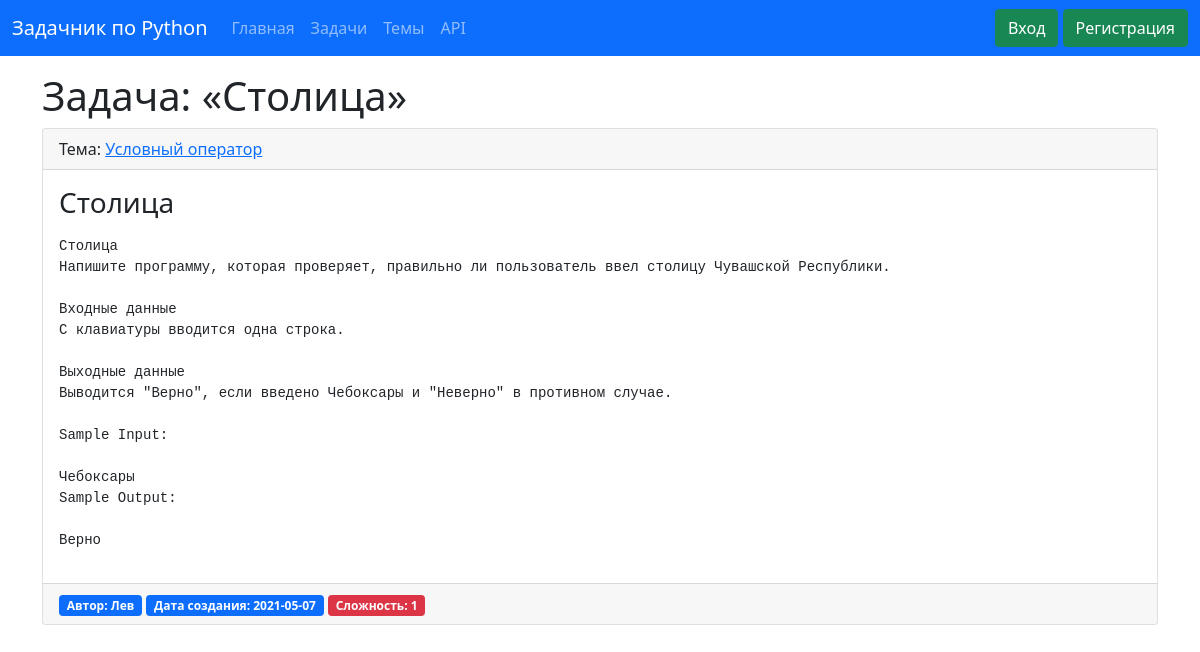
The app's page /tasks/1 with its own data.
### data/tasks.py (models this page shows, shortened)
class Task(SqlAlchemyBase, SerializerMixin):
    __tablename__ = 'tasks'
    id = sqlalchemy.Column(sqlalchemy.Integer, primary_key=True, autoincrement=True)
    title = sqlalchemy.Column(sqlalchemy.String, index=True, nullable=True)
    content = sqlalchemy.Column(sqlalchemy.String, nullable=True)
    subject = sqlalchemy.Column(sqlalchemy.String, default='Без темы')
    created_date = sqlalchemy.Column(sqlalchemy.Date, default=datetime.date.today)
    rating = sqlalchemy.Column(sqlalchemy.Integer)
    user_id = sqlalchemy.Column(sqlalchemy.Integer, sqlalchemy.ForeignKey("users.id"))
    user = orm.relation('User', back_populates='task')
    solve = orm.relation('Solve', cascade="all, delete")

### data/users.py (models this page shows, shortened)
class User(SqlAlchemyBase, UserMixin, SerializerMixin):
    __tablename__ = 'users'
    id = sqlalchemy.Column(sqlalchemy.Integer, primary_key=True, autoincrement=True)
    name = sqlalchemy.Column(sqlalchemy.String, index=True, nullable=True)
    role = sqlalchemy.Column(sqlalchemy.String, default='user')
    email = sqlalchemy.Column(sqlalchemy.String, index=True, unique=True, nullable=True)
    hashed_password = sqlalchemy.Column(sqlalchemy.String, nullable=True)
    created_date = sqlalchemy.Column(sqlalchemy.DateTime, default=datetime.date.today)
    task = orm.relation("Task", back_populates='user')
    solve = orm.relation("Solve", cascade="all, delete")

### main.py (the view)
@app.route('/tasks/<int:id>', methods=['GET', 'POST'])
def view_task(id):
    session = db_session.create_session()
    result = session.query(Task).filter(Task.id == id).first()
    return render_template('view_page.html', title=f'Задача «{result.title}»', task=result)

### data/db_session.py (called while the page is built)
def create_session() -> Session:
    global __factory
    return __factory()

### templates/view_page.html (shortened to what this page needs)
{% extends "base_template.html" %}
{% block main %}
<h1>Задача: «{{ task.title }}»</h1>
<div class="card">
    <div class="card-header">
        Тема: <a href="/subjects/tasks/{{task.subject}}">{{task.subject}}</a>
    </div>
    <div class="card-body">
        <h3 class="card-title">{{task.title}} </h3>
        <p class="card-text word-wrap: break-word"><pre>{{task.content | safe}}</pre></p>
    </div>
    <div class="card-footer text-muted">
        <span class="badge bg-primary">Автор: {{task.user.name}}</span>
        <span class="badge bg-primary">Дата создания: {{task.created_date}}</span>
        <span class="badge bg-danger">Сложность: {{task.rating}}</span>
    </div>
</div>
{% endblock %}

### records on screen
Task: title "Столица", subject "Условный оператор", content "Столица Напишите программу, которая проверяет, правильно ли пользователь ввел столицу Чувашской Республики. Входные данные С клавиатуры вводится одна строка. Выходные данные Выводится \"Верно\", если введено Чебоксары и \"Неверно\" в противном случае. Sample Input: Чебоксары Sample Output: Верно", created_date "2021-05-07", rating "1"
User: user.name "Лев"
